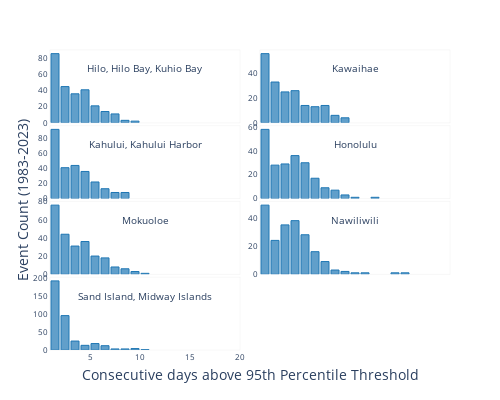

The code cell stored with this chart in its notebook:
### Markdown cell above
Note again that consecutive days above the 95th percentile threshold means that the sea level meets or exceeds that threshold at least once per day consecutively, e.g. two consecutive higher-high tides.

### Make it interactive

### Code cell
import plotly.graph_objects as go
from plotly.subplots import make_subplots

# Define the number of rows and columns for the subplots
rows, cols = 4, 2

# Create a subplot grid with minimal spacing
fig = make_subplots(
    rows=rows, cols=cols, 
    vertical_spacing=0.01, horizontal_spacing=0.05  # Reduced spacing between subplots
)

# Plot histograms for each station
for i, (station, events) in enumerate(flood_events.items()):
    event_lengths = [e['length'] for e in events]
    row = (i // cols) + 1
    col = (i % cols) + 1
    
    # Define the hovertemplate with units
    hovertemplate = (
        "Duration: %{x} days<br>" +
        "Event Count: %{y} " +
        "<extra></extra>"
    )

    fig.add_trace(go.Histogram(
        x=event_lengths,
        xbins=dict(start=1, end=20, size=1),  # Ensure each bin corresponds to 1 day
        marker=dict(color="rgba(31, 119, 180, 0.7)", line=dict(width=1, color='rgba(31, 119, 180, 1)')),  # Blue color with transparency
        showlegend=False,
        hovertemplate=hovertemplate,
    ), row=row, col=col)
    
    # Set outline for each subplot
    fig.update_xaxes(showline=True, linewidth=0.2, linecolor='lightgrey', mirror=True, row=row, col=col,tickfont=dict(size=8),range = [1,20], matches='x')
    fig.update_yaxes(showline=True, linewidth=0.2, linecolor='lightgrey', mirror=True, row=row, col=col,tickfont=dict(size=8),)
    # fig.update_annotations(selector=dict(row=row, col=col), font=dict(size=12))  # Adjust title font size
    
    # Remove x-axis labels from all rows except the last one
    if row < rows:
        fig.update_xaxes(showticklabels=False, row=row, col=col)

    fig.add_annotation(
        text=station,
        x=0.5, y=0.87,  # Position in the top right corner
        xref="x domain",  # Reference the x-axis domain of the subplot
        yref="y domain",  # Reference the y-axis domain of the subplot
        row=row,  # Reference the x-axis domain of the subplot
        col=col,  # Reference the y-axis domain of the subplot
        showarrow=False,
        font=dict(size=10),
        xanchor='center', yanchor='top'
    )


# Add the x-axis label using an annotation and nudge it to the right
fig.add_annotation(
    text=f"Consecutive days above {percentile}th Percentile Threshold",
    x=0.5,  # Centered horizontally
    y=-0.12,  # Position it below the bottom row of subplots
    xref="paper",
    yref="paper",
    showarrow=False,
    font=dict(size=14),
    xanchor="center",  # You can change this to "left" or "right" to further adjust
)

# Add the x-axis label using an annotation and nudge it to the right
fig.add_annotation(
    text="Event Count (1983-2023)",
    y=0.5,  
    x=-0.1,  
    xref="paper",
    yref="paper",
    showarrow=False,
    font=dict(size=14),
    yanchor="middle",  # You can change this to "left" or "right" to further adjust
    textangle=-90
)



# Adjust layout to ensure a white background and reduce spacing between plots
fig.update_layout(
    height=400, width=500,  # Set the figure size
    margin=dict(t=50, b=50, l=50, r=50),  # Ensure enough space for titles and labels
    bargap=0.2,  # Increase space between bars
    plot_bgcolor='white',  # Ensure the background of the plot is white
    paper_bgcolor='white',  # Set the paper background color to white
)

# Show the interactive plot
fig.show()

#save html
fig.write_html(output_dir / 'plotly/flood_duration_histograms.html', full_html=True)

### Figure 1 — Plotly figure (JSON) as saved in the notebook; plotly's stock layout.template omitted (floating-point values rounded to 4 significant figures; data arrays with more than 128 entries replaced by an {"elided": "..."} marker saying what was removed)
{"data": [{"hovertemplate": "Duration: %{x} days<br>Event Count: %{y} <extra></extra>", "marker": {"color": "rgba(31, 119, 180, 0.7)", "line": {"color": "rgba(31, 119, 180, 1)", "width": 1}}, "showlegend": false, "type": "histogram", "x": {"elided": "259 int values"}, "xaxis": "x", "xbins": {"end": 20, "size": 1, "start": 1}, "yaxis": "y"}, {"hovertemplate": "Duration: %{x} days<br>Event Count: %{y} <extra></extra>", "marker": {"color": "rgba(31, 119, 180, 0.7)", "line": {"color": "rgba(31, 119, 180, 1)", "width": 1}}, "showlegend": false, "type": "histogram", "x": {"elided": "191 int values"}, "xaxis": "x2", "xbins": {"end": 20, "size": 1, "start": 1}, "yaxis": "y2"}, {"hovertemplate": "Duration: %{x} days<br>Event Count: %{y} <extra></extra>", "marker": {"color": "rgba(31, 119, 180, 0.7)", "line": {"color": "rgba(31, 119, 180, 1)", "width": 1}}, "showlegend": false, "type": "histogram", "x": {"elided": "264 int values"}, "xaxis": "x3", "xbins": {"end": 20, "size": 1, "start": 1}, "yaxis": "y3"}, {"hovertemplate": "Duration: %{x} days<br>Event Count: %{y} <extra></extra>", "marker": {"color": "rgba(31, 119, 180, 0.7)", "line": {"color": "rgba(31, 119, 180, 1)", "width": 1}}, "showlegend": false, "type": "histogram", "x": {"elided": "219 int values"}, "xaxis": "x4", "xbins": {"end": 20, "size": 1, "start": 1}, "yaxis": "y4"}, {"hovertemplate": "Duration: %{x} days<br>Event Count: %{y} <extra></extra>", "marker": {"color": "rgba(31, 119, 180, 0.7)", "line": {"color": "rgba(31, 119, 180, 1)", "width": 1}}, "showlegend": false, "type": "histogram", "x": {"elided": "243 int values"}, "xaxis": "x5", "xbins": {"end": 20, "size": 1, "start": 1}, "yaxis": "y5"}, {"hovertemplate": "Duration: %{x} days<br>Event Count: %{y} <extra></extra>", "marker": {"color": "rgba(31, 119, 180, 0.7)", "line": {"color": "rgba(31, 119, 180, 1)", "width": 1}}, "showlegend": false, "type": "histogram", "x": {"elided": "209 int values"}, "xaxis": "x6", "xbins": {"end": 20, "size": 1, "start": 1}, "yaxis": "y6"}, {"hovertemplate": "Duration: %{x} days<br>Event Count: %{y} <extra></extra>", "marker": {"color": "rgba(31, 119, 180, 0.7)", "line": {"color": "rgba(31, 119, 180, 1)", "width": 1}}, "showlegend": false, "type": "histogram", "x": {"elided": "368 int values"}, "xaxis": "x7", "xbins": {"end": 20, "size": 1, "start": 1}, "yaxis": "y7"}], "layout": {"annotations": [{"font": {"size": 10}, "showarrow": false, "text": "Hilo, Hilo Bay, Kuhio Bay", "x": 0.5, "xanchor": "center", "xref": "x domain", "y": 0.87, "yanchor": "top", "yref": "y domain"}, {"font": {"size": 10}, "showarrow": false, "text": "Kawaihae", "x": 0.5, "xanchor": "center", "xref": "x2 domain", "y": 0.87, "yanchor": "top", "yref": "y2 domain"}, {"font": {"size": 10}, "showarrow": false, "text": "Kahului, Kahului Harbor", "x": 0.5, "xanchor": "center", "xref": "x3 domain", "y": 0.87, "yanchor": "top", "yref": "y3 domain"}, {"font": {"size": 10}, "showarrow": false, "text": "Honolulu", "x": 0.5, "xanchor": "center", "xref": "x4 domain", "y": 0.87, "yanchor": "top", "yref": "y4 domain"}, {"font": {"size": 10}, "showarrow": false, "text": "Mokuoloe", "x": 0.5, "xanchor": "center", "xref": "x5 domain", "y": 0.87, "yanchor": "top", "yref": "y5 domain"}, {"font": {"size": 10}, "showarrow": false, "text": "Nawiliwili", "x": 0.5, "xanchor": "center", "xref": "x6 domain", "y": 0.87, "yanchor": "top", "yref": "y6 domain"}, {"font": {"size": 10}, "showarrow": false, "text": "Sand Island, Midway Islands", "x": 0.5, "xanchor": "center", "xref": "x7 domain", "y": 0.87, "yanchor": "top", "yref": "y7 domain"}, {"font": {"size": 14}, "showarrow": false, "text": "Consecutive days above 95th Percentile Threshold", "x": 0.5, "xanchor": "center", "xref": "paper", "y": -0.12, "yref": "paper"}, {"font": {"size": 14}, "showarrow": false, "text": "Event Count (1983-2023)", "textangle": -90, "x": -0.1, "xref": "paper", "y": 0.5, "yanchor": "middle", "yref": "paper"}], "bargap": 0.2, "height": 400, "margin": {"b": 50, "l": 50, "r": 50, "t": 50}, "paper_bgcolor": "white", "plot_bgcolor": "white", "width": 500, "xaxis": {"anchor": "y", "domain": [0, 0.475], "linecolor": "lightgrey", "linewidth": 0.2, "matches": "x", "mirror": true, "range": [1, 20], "showline": true, "showticklabels": false, "tickfont": {"size": 8}}, "xaxis2": {"anchor": "y2", "domain": [0.525, 1], "linecolor": "lightgrey", "linewidth": 0.2, "matches": "x", "mirror": true, "range": [1, 20], "showline": true, "showticklabels": false, "tickfont": {"size": 8}}, "xaxis3": {"anchor": "y3", "domain": [0, 0.475], "linecolor": "lightgrey", "linewidth": 0.2, "matches": "x", "mirror": true, "range": [1, 20], "showline": true, "showticklabels": false, "tickfont": {"size": 8}}, "xaxis4": {"anchor": "y4", "domain": [0.525, 1], "linecolor": "lightgrey", "linewidth": 0.2, "matches": "x", "mirror": true, "range": [1, 20], "showline": true, "showticklabels": false, "tickfont": {"size": 8}}, "xaxis5": {"anchor": "y5", "domain": [0, 0.475], "linecolor": "lightgrey", "linewidth": 0.2, "matches": "x", "mirror": true, "range": [1, 20], "showline": true, "showticklabels": false, "tickfont": {"size": 8}}, "xaxis6": {"anchor": "y6", "domain": [0.525, 1], "linecolor": "lightgrey", "linewidth": 0.2, "matches": "x", "mirror": true, "range": [1, 20], "showline": true, "showticklabels": false, "tickfont": {"size": 8}}, "xaxis7": {"anchor": "y7", "domain": [0, 0.475], "linecolor": "lightgrey", "linewidth": 0.2, "matches": "x", "mirror": true, "range": [1, 20], "showline": true, "tickfont": {"size": 8}}, "xaxis8": {"anchor": "y8", "domain": [0.525, 1]}, "yaxis": {"anchor": "x", "domain": [0.7575, 1], "linecolor": "lightgrey", "linewidth": 0.2, "mirror": true, "showline": true, "tickfont": {"size": 8}}, "yaxis2": {"anchor": "x2", "domain": [0.7575, 1], "linecolor": "lightgrey", "linewidth": 0.2, "mirror": true, "showline": true, "tickfont": {"size": 8}}, "yaxis3": {"anchor": "x3", "domain": [0.505, 0.7475], "linecolor": "lightgrey", "linewidth": 0.2, "mirror": true, "showline": true, "tickfont": {"size": 8}}, "yaxis4": {"anchor": "x4", "domain": [0.505, 0.7475], "linecolor": "lightgrey", "linewidth": 0.2, "mirror": true, "showline": true, "tickfont": {"size": 8}}, "yaxis5": {"anchor": "x5", "domain": [0.2525, 0.495], "linecolor": "lightgrey", "linewidth": 0.2, "mirror": true, "showline": true, "tickfont": {"size": 8}}, "yaxis6": {"anchor": "x6", "domain": [0.2525, 0.495], "linecolor": "lightgrey", "linewidth": 0.2, "mirror": true, "showline": true, "tickfont": {"size": 8}}, "yaxis7": {"anchor": "x7", "domain": [0, 0.2425], "linecolor": "lightgrey", "linewidth": 0.2, "mirror": true, "showline": true, "tickfont": {"size": 8}}, "yaxis8": {"anchor": "x8", "domain": [0, 0.2425]}}}
